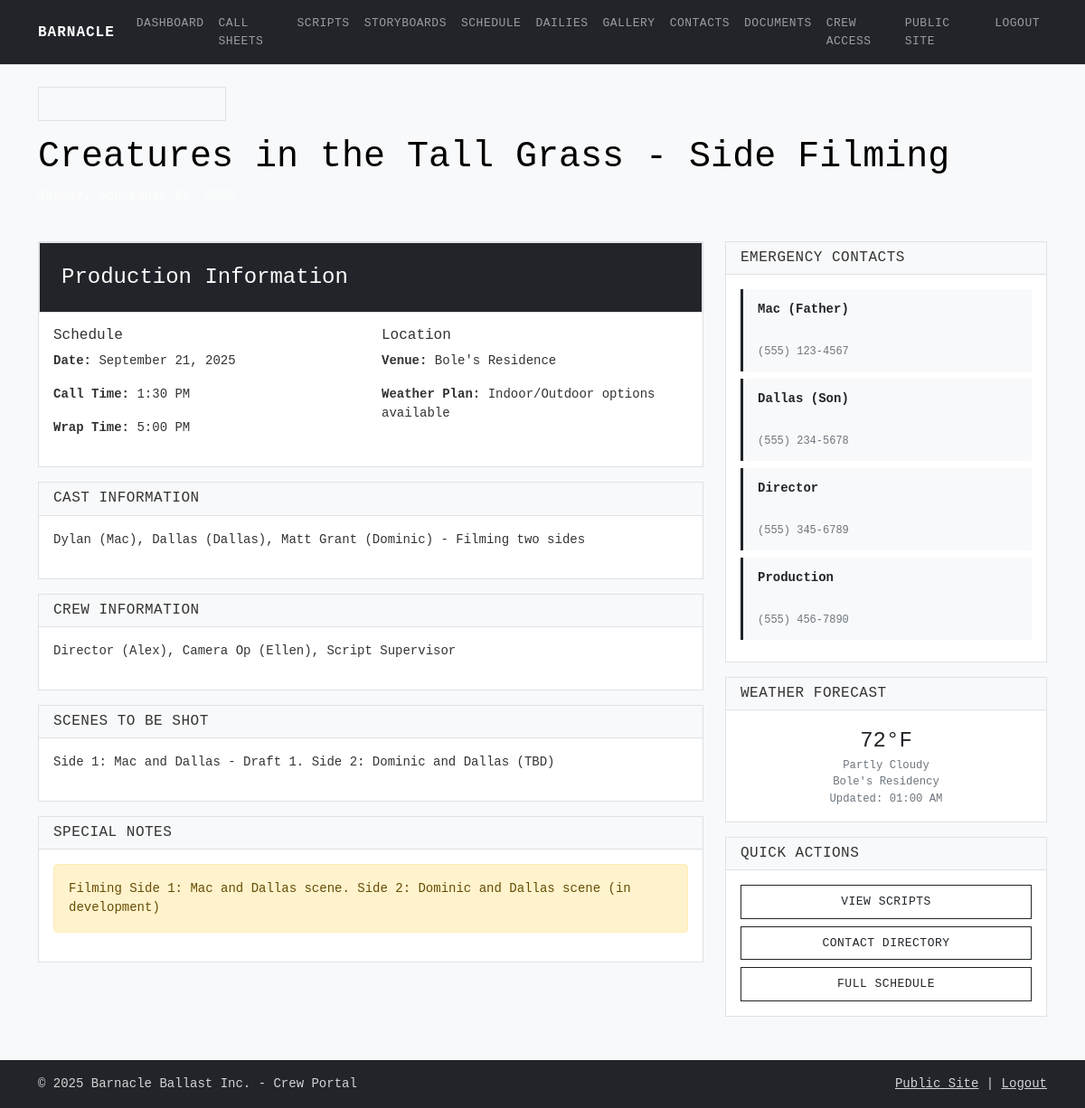
/crew/callsheets/1 (signed in), run on the app's committed database.
### app.py (models this page shows, shortened)
class CallSheet(db.Model):
    id = db.Column(db.Integer, primary_key=True)
    title = db.Column(db.String(200), nullable=False)
    date = db.Column(db.Date, nullable=False)
    location = db.Column(db.String(200), nullable=False)
    call_time = db.Column(db.String(20), nullable=False)
    wrap_time = db.Column(db.String(20), nullable=False)
    weather_contingency = db.Column(db.Text)
    cast_notes = db.Column(db.Text)
    crew_notes = db.Column(db.Text)
    special_notes = db.Column(db.Text)
    scenes = db.Column(db.Text)
    created_at = db.Column(db.DateTime, default=datetime.utcnow)
    updated_at = db.Column(db.DateTime, default=datetime.utcnow, onupdate=datetime.utcnow)

### app.py (the view)
@app.route('/crew/callsheets/<int:sheet_id>')
def crew_callsheet_detail(sheet_id):
    if not session.get('crew_logged_in'):
        return redirect(url_for('crew_login'))
    call_sheet = CallSheet.query.get_or_404(sheet_id)
    return render_template('crew/callsheet_detail.html', call_sheet=call_sheet)

### templates/crew/callsheet_detail.html (shortened to what this page needs)
{% extends "crew/crew_base.html" %}
{% block content %}
<div class="container mt-4">
    <div class="row mb-4">
        <div class="col">
            <a href="{{ url_for('crew_callsheets') }}"
                class="btn btn-outline-light mb-3">← Back to Call Sheets</a>
            <h1 class="text-black">{{ call_sheet.title }}</h1>
            <p class="text-light">{{ call_sheet.date.strftime('%A, %B %d, %Y')
                }}</p>
        </div>
    </div>
    <div class="row">
        <div class="col-lg-8">
            <div class="card">
                <div class="call-sheet-header">
                    <h4 class="mb-0">Production Information</h4>
                </div>
                <div class="card-body">
                    <div class="row">
                        <div class="col-md-6">
                            <h6>Schedule</h6>
                            <p><strong>Date:</strong> {{
                                call_sheet.date.strftime('%B %d, %Y') }}</p>
                            <p><strong>Call Time:</strong> {{
                                call_sheet.call_time }}</p>
                            <p><strong>Wrap Time:</strong> {{
                                call_sheet.wrap_time }}</p>
                        </div>
                        <div class="col-md-6">
                            <h6>Location</h6>
                            <p><strong>Venue:</strong> {{ call_sheet.location
                                }}</p>
                            {% if call_sheet.weather_contingency %}
                            <p><strong>Weather Plan:</strong> {{
                                call_sheet.weather_contingency }}</p>
                            {% endif %}
                        </div>
                    </div>
                </div>
            </div>
            {% if call_sheet.cast_notes %}
            <div class="card mt-3">
                <div class="card-header">
                    <h6 class="mb-0">Cast Information</h6>
                </div>
                <div class="card-body">
                    <p>{{ call_sheet.cast_notes }}</p>
                </div>
            </div>
            {% endif %}
            {% if call_sheet.crew_notes %}
            <div class="card mt-3">
                <div class="card-header">
                    <h6 class="mb-0">Crew Information</h6>
                </div>
                <div class="card-body">
                    <p>{{ call_sheet.crew_notes }}</p>
                </div>
            </div>
            {% endif %}
            {% if call_sheet.scenes %}
            <div class="card mt-3">
                <div class="card-header">
                    <h6 class="mb-0">Scenes to be Shot</h6>
                </div>
                <div class="card-body">
                    <p>{{ call_sheet.scenes }}</p>
                </div>
            </div>
            {% endif %}
            {% if call_sheet.special_notes %}
            <div class="card mt-3">
                <div class="card-header">
                    <h6 class="mb-0">Special Notes</h6>
                </div>
                <div class="card-body">
                    <div class="alert alert-warning">
                        <p class="mb-0">{{ call_sheet.special_notes }}</p>
                    </div>
                </div>
            </div>
            {% endif %}
        </div>
        <div class="col-lg-4">
            <div class="card mb-3">
                <div class="card-header">
                    <h6 class="mb-0">Emergency Contacts</h6>
                </div>
                <div class="card-body">
                    <div class="emergency-contact mb-2">
                        <strong>Mac (Father)</strong><br>
                        <small class="text-muted">(555) 123-4567</small>
                    </div>
                    <div class="emergency-contact mb-2">
                        <strong>Dallas (Son)</strong><br>
                        <small class="text-muted">(555) 234-5678</small>
                    </div>
                    <div class="emergency-contact mb-2">
                        <strong>Director</strong><br>
                        <small class="text-muted">(555) 345-6789</small>
                    </div>
                    <div class="emergency-contact">
                        <strong>Production</strong><br>
                        <small class="text-muted">(555) 456-7890</small>
                    </div>
                </div>
            </div>
            <div class="card mb-3">
                <div class="card-header">
                    <h6 class="mb-0">Weather Forecast</h6>
                </div>
                <div class="card-body">
                    <div id="weather-widget">
                    </div>
                </div>
            </div>
            <div class="card">
                <div class="card-header">
                    <h6 class="mb-0">Quick Actions</h6>
                </div>
                <div class="card-body">
                    <div class="d-grid gap-2">
                        <a href="{{ url_for('crew_scripts') }}"
                            class="btn btn-outline-primary btn-sm">View
                            Scripts</a>
                        <a href="{{ url_for('crew_contacts') }}"
                            class="btn btn-outline-primary btn-sm">Contact
                            Directory</a>
                        <a href="{{ url_for('crew_schedule') }}"
                            class="btn btn-outline-primary btn-sm">Full
                            Schedule</a>
                    </div>
                </div>
            </div>
        </div>
    </div>
</div>
{% endblock %}

### static/css/main.css (style rules this page uses)
:root { --bb-primary: #2c5f63; --bb-secondary: #6c757d; --bb-accent: #495057; --bb-dark: #212529; --bb-light: #f8f9fa; --bb-border: #dee2e6; }
body { font-family: 'SF Mono', 'Monaco', 'Inconsolata', 'Roboto Mono', 'Courier New', monospace; line-height: 1.5; font-size: 14px; color: var(--bb-dark); background-color: #ffffff; }
.btn { font-family: inherit; font-size: 13px; font-weight: 500; border-radius: 0; border: 1px solid var(--bb-border); padding: 8px 16px; text-transform: uppercase; letter-spacing: 0.5px; transition: all 0.2s ease; }
.btn-outline-primary { color: var(--bb-dark); border-color: var(--bb-dark); background-color: transparent; }
.card { border: 1px solid var(--bb-border); border-radius: 0; box-shadow: none; background-color: white; }
.card-header { background-color: var(--bb-light); border-bottom: 1px solid var(--bb-border); font-weight: 600; font-size: 13px; text-transform: uppercase; letter-spacing: 0.5px; }
.crew-portal { background-color: #f8f9fa; color: var(--bb-dark); }
.call-sheet-header { background-color: var(--bb-dark); color: white; padding: 1.5rem; border: 1px solid var(--bb-border); }
.emergency-contact { border-left: 3px solid var(--bb-dark); padding-left: 1rem; background-color: var(--bb-light); }
.fade-in { animation: fadeIn 0.5s ease-in; }

### static/css/crew.css (style rules this page uses)
.crew-portal { background-color: #f8f9fa; min-height: 100vh; font-family: 'SF Mono', 'Monaco', 'Inconsolata', 'Roboto Mono', 'Courier New', monospace; }
.call-sheet-header { background-color: var(--bb-dark); color: white; padding: 1.5rem; border: 1px solid var(--bb-border); }
.call-sheet-header::after { display: none; }
.emergency-contact { border-left: 3px solid var(--bb-dark); padding: 0.75rem 1rem; margin-bottom: 0.5rem; background: var(--bb-light); transition: background-color 0.2s ease; cursor: pointer; }
.emergency-contact strong { color: var(--bb-dark); display: block; margin-bottom: 0.25rem; font-weight: 600; }
.emergency-contact small { color: var(--bb-secondary); font-size: 12px; }
.crew-portal .card { background-color: rgba(255, 255, 255, 0.95); color: #333; }
.crew-portal .text-muted { color: #6c757d !important; }
.crew-portal .text-light { color: rgba(255, 255, 255, 0.8) !important; }

### data on the page
CallSheet: title "Creatures in the Tall Grass - Side Filming", date "September 21, 2025", call_time "1:30 PM", wrap_time "5:00 PM", location "Bole's Residence", weather_contingency "Indoor/Outdoor options available", cast_notes "Dylan (Mac), Dallas (Dallas), Matt Grant (Dominic) - Filming two sides", crew_notes "Director (Alex), Camera Op (Ellen), Script Supervisor", scenes "Side 1: Mac and Dallas - Draft 1. Side 2: Dominic and Dallas (TBD)", special_notes "Filming Side 1: Mac and Dallas scene. Side 2: Dominic and Dallas scene (in development)"
